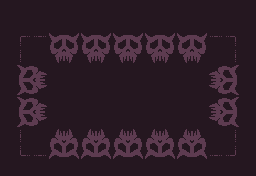

This is a level from a 2D game, rendered from its Tiled map with the project's own tilesets. A one-line summary and the complete map file follow:
An orthogonal 16x11 tile map with 16x16 px tiles, 2 tile layers (Base, Attributes), 4 tilesets.

<map version="1.10" tiledversion="1.11.2" orientation="orthogonal" renderorder="right-down" width="16" height="11" tilewidth="16" tileheight="16" infinite="0" nextlayerid="39" nextobjectid="1">
 <properties>
  <property name="category" value="exterior" />
  <property name="dark" type="bool" value="false" />
  <property name="exit_east" type="bool" value="true" />
  <property name="exit_north" type="bool" value="true" />
  <property name="exit_south" type="bool" value="true" />
  <property name="exit_west" type="bool" value="true" />
  <property name="forbid_chest_spawning" type="bool" value="true" />
  <property name="forbid_player_spawning" type="bool" value="true" />
  <property name="forbid_warp_portal" type="bool" value="true" />
  <property name="room_obj_palette" value="sprite_palette_underworld_table" />
  <property name="room_palette" value="oob_palette_table" />
 </properties>
 <tileset firstgid="1" source="../../MapTiles.tsx" />
 <tileset firstgid="257" source="../../DiscoFloorTiles.tsx" />
 <tileset firstgid="289" source="../../Attributes.tsx" />
 <tileset firstgid="293" source="../../TechnicalTiles.tsx" />
 <layer id="1" name="Base" width="16" height="11">
  <data encoding="csv">
257,257,257,257,257,257,257,257,257,257,257,257,257,257,257,257,
257,257,257,257,257,257,257,257,257,257,257,257,257,257,257,257,
257,258,259,33,34,33,34,33,34,33,34,33,34,259,260,257,
257,266,257,49,50,49,50,49,50,49,50,49,50,257,268,257,
257,39,40,257,257,257,257,257,257,257,257,257,257,35,36,257,
257,55,56,257,257,257,257,257,257,257,257,257,257,51,52,257,
257,39,40,257,257,257,257,257,257,257,257,257,257,35,36,257,
257,55,56,257,257,257,257,257,257,257,257,257,257,51,52,257,
257,266,257,37,38,37,38,37,38,37,38,37,38,257,268,257,
257,274,275,53,54,53,54,53,54,53,54,53,54,275,276,257,
257,257,257,257,257,257,257,257,257,257,257,257,257,257,257,257
</data>
 </layer>
 <layer id="2" name="Attributes" width="16" height="11" opacity="0.2">
  <data encoding="csv">
289,289,289,289,289,289,289,289,289,289,289,289,289,289,289,289,
289,289,289,289,289,289,289,289,289,289,289,289,289,289,289,289,
289,289,289,289,289,289,289,289,289,289,289,289,289,289,289,289,
289,289,289,289,289,289,289,289,289,289,289,289,289,289,289,289,
289,289,289,289,289,289,289,289,289,289,289,289,289,289,289,289,
289,289,289,289,289,289,289,289,289,289,289,289,289,289,289,289,
289,289,289,289,289,289,289,289,289,289,289,289,289,289,289,289,
289,289,289,289,289,289,289,289,289,289,289,289,289,289,289,289,
289,289,289,289,289,289,289,289,289,289,289,289,289,289,289,289,
289,289,289,289,289,289,289,289,289,289,289,289,289,289,289,289,
289,289,289,289,289,289,289,289,289,289,289,289,289,289,289,289
</data>
 </layer>
</map>
